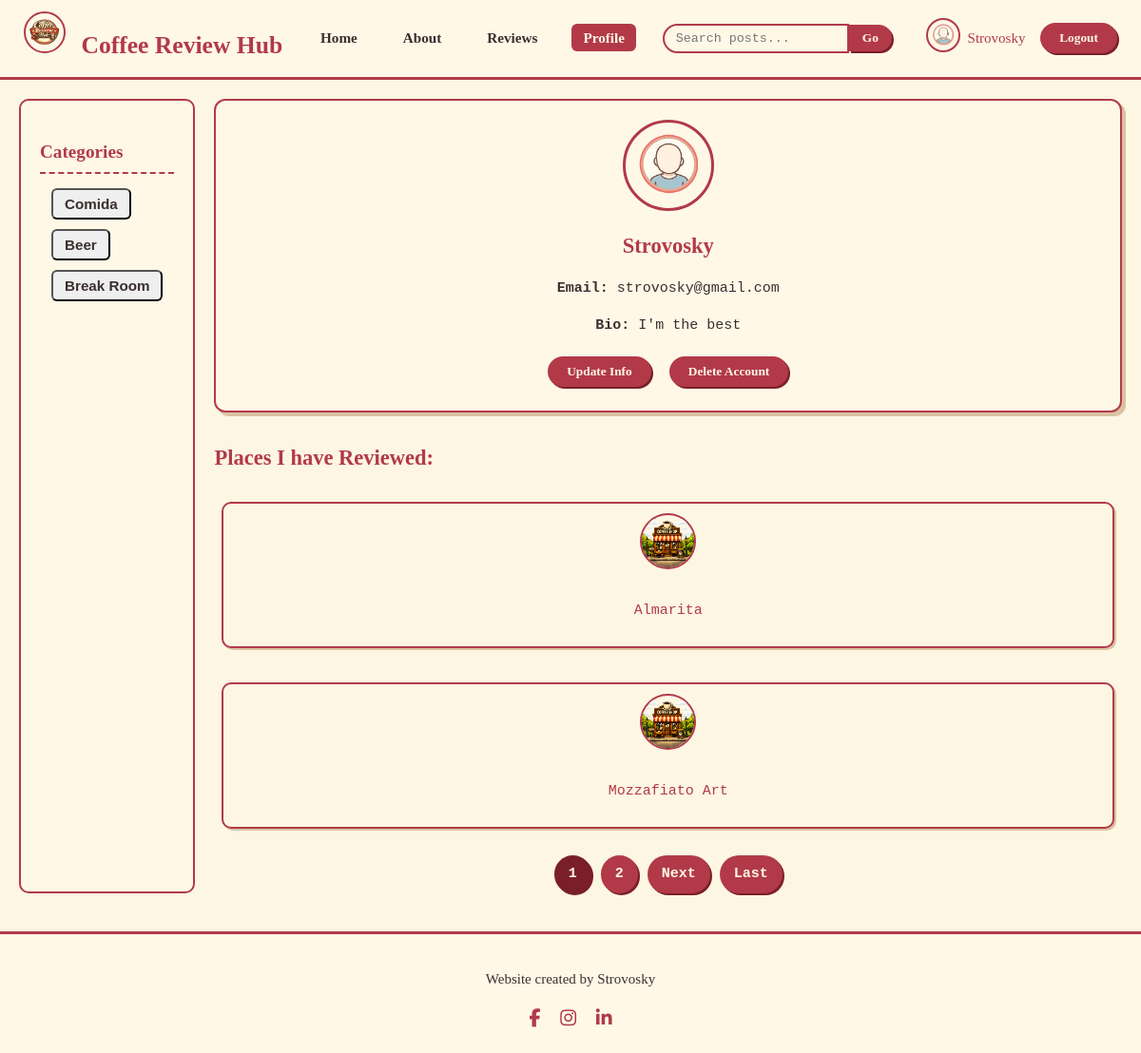
Before: /profile/1/ (signed in) with the older database file.
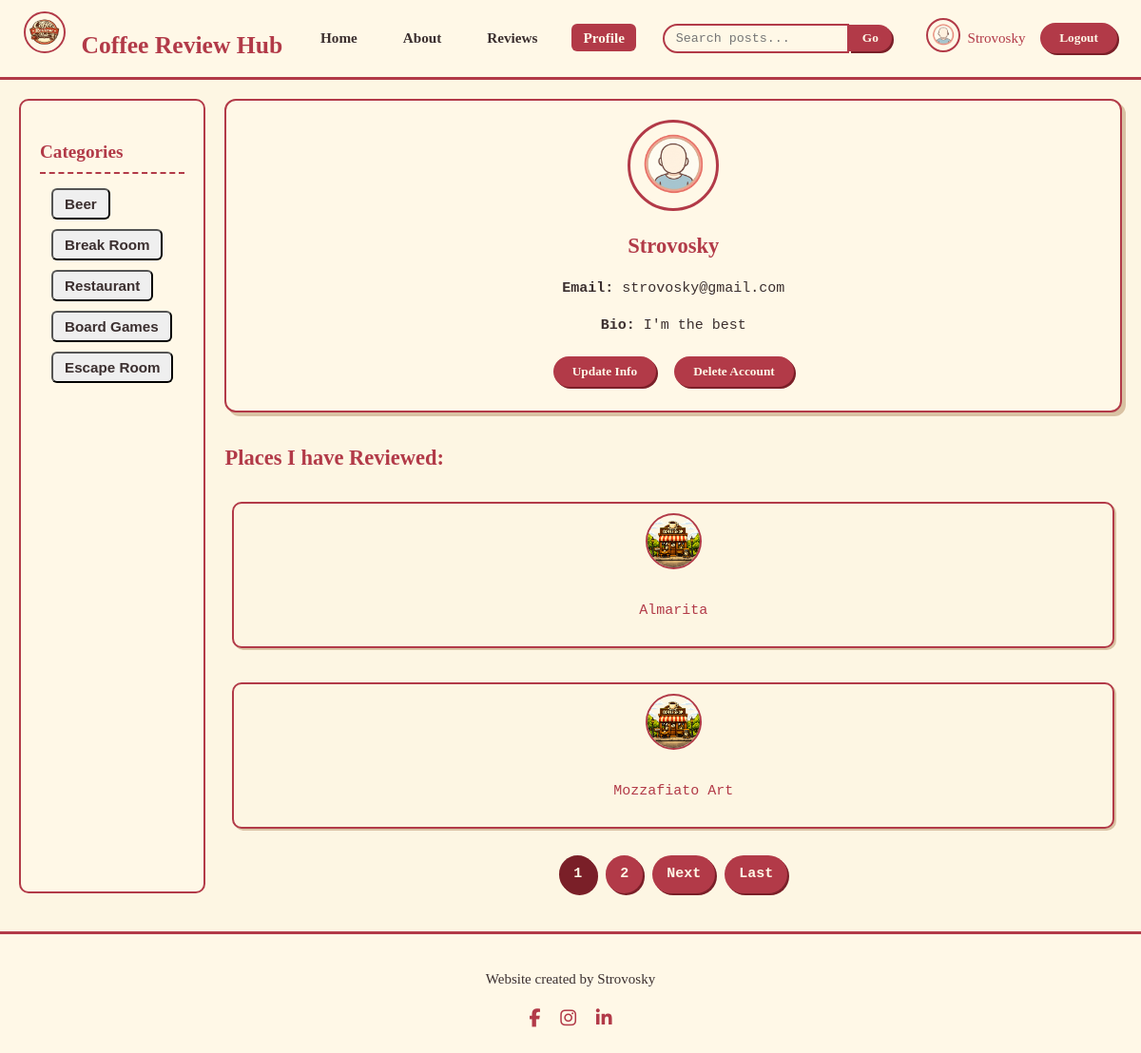
After: the same page with the newer database file.
### users/models.py (models this page shows, shortened)
class Profile(Model):
    bio = TextField(verbose_name="Bio", blank=True, null=True, max_length=500)
    user = OneToOneField(to=User, on_delete=CASCADE, null=False, blank=False)
    image = ImageField(default="default_pic.png", upload_to="profile_pics")

### blog/models.py (models this page shows, shortened)
class Category(Model):
    name = CharField(verbose_name="Name", max_length=100)
    place = ManyToManyField(to=Place, verbose_name="Place")

class Place(Model):
    user = ForeignKey(to=User, on_delete=SET_NULL, null=True, blank=True)
    name = CharField(verbose_name="Name", max_length=100, unique=True)
    address = CharField(verbose_name="Address", max_length=150, null=True, blank=True)
    phone = IntegerField(verbose_name="Telephone", null=True, blank=True)
    description = TextField(verbose_name="Description", max_length=1000)
    image = ImageField(default="default_place.png", upload_to="place_pics")

### users/views.py (the view)
# urls.py: path("profile/<int:pk>/", profile, name="profile"),
@login_required
def profile(request, pk):
    context = {"categories":Category.objects.all()}
    if pk != request.user.pk:
        other_user = get_object_or_404(User, pk=pk)
        context["other_user"] = other_user
        places_i_reviewed = Place.objects.filter(review__user=other_user).order_by("id").distinct()
    else:
        places_i_reviewed = Place.objects.filter(review__user=request.user).order_by("id").distinct()
    places_i_reviewed_paginated = Paginator(places_i_reviewed, 2)
    try:
        page_obj = places_i_reviewed_paginated.get_page(request.GET.get("page"))
    except EmptyPage:
        page_obj = places_i_reviewed_paginated.get_page(1)
    except PageNotAnInteger:
        page_obj = places_i_reviewed_paginated.get_page(1)
    context["page_obj"] = page_obj
    return render(request, "users/profile.html", context)

### users/templates/users/profile.html (shortened to what this page needs)
{% extends 'blog/index.html' %}
{% block navbar_buttons %}
  {% if user.is_authenticated %}
    <ul class="navbar-nav">
      <li><a class="nav-link" href="{% url 'blog_home' %}">Home</a></li>
      <li><a class="nav-link" href="{% url 'blog_about' %}">About</a></li>
      <li><a class="nav-link" href="{% url 'blog_places' %}">Reviews</a></li>
      <li><a class="nav-link active" href="{% url 'profile' user.id %}">Profile</a></li>
    </ul>
  {% else %}
    <ul class="navbar-nav">
      <li><a class="nav-link active" href="{% url 'blog_about' %}">About</a></li>
    </ul>
  {% endif %}
{% endblock navbar_buttons %}
{% block profile %}
  <main class="posts">
    <div class="profile">
      {% if other_user %}
        <img src="{{other_user.profile.image.url}}" alt="User Picture">
        <h2>{{other_user.username|title}}</h2>
        <p><strong>Email:</strong> {{other_user.email}}</p>
        <p><strong>Bio:</strong> {{other_user.profile.bio}}</p>
      {% else %}
        <img src="{{user.profile.image.url}}" alt="User Picture">
        <h2>{{user.username|title}}</h2>
        <p><strong>Email:</strong> {{user.email}}</p>
        <p><strong>Bio:</strong> {{user.profile.bio}}</p>
        <div class="actions">
          <a href="{% url 'update_user' %}"><button class="btn-primary">Update Info</button></a>
          <a href="{% url 'delete_user' %}"><button class="btn-primary">Delete Account</button></a>
        </div>
      {% endif %}
    </div>
    <section style="margin-top:30px;">
      <h2 style="color:#b23a48; font-family:'Georgia',serif;">Places I have Reviewed:</h2>
        {% for place in page_obj.object_list %}
        <div class="connected-users">
          <div class="connected-user">
            <img src="{{place.image.url}}" alt="Review">
            <a href="{% url 'detail' place.id %}"><p>{{place.name}}</p></a>
          </div>
        </div>
        {% endfor %}
      <div class="pagination">
        {% if page_obj.object_list|length != 0 %}
          {% for num in page_obj.paginator.page_range %}
            {% if num == page_obj.number %}
              <span class="btn-page active">{{ num }}</span>
            {% elif num > page_obj.number|add:"-3" and num < page_obj.number|add:3 %}
              <a href="?page={{num}}" class="btn-page">{{num}}</a>
            {% endif %}
          {% endfor %}
          {% if page_obj.has_next %}
            <a href="?page={{page_obj.next_page_number}}" class="btn-page">Next</a>
            <a href="?page={{page_obj.paginator.num_pages}}" class="btn-page">Last</a>
          {% endif %}
        {% else %}
        <p>This person hasn't reviewed any places yet.</p>
        {% endif %}
      </div>
{% endblock profile %}

### blog/templates/blog/index.html (shortened to what this page needs)
{% load static %}
{% load crispy_forms_tags %}
<!DOCTYPE html>
<html lang="en">
<head>
  <link rel="stylesheet" href="{% static 'blog/style.css' %}">
  <link rel="stylesheet" href="https://cdnjs.cloudflare.com/ajax/libs/font-awesome/6.5.0/css/all.min.css">
</head>
<body>
  <nav class="navbar">
    <div class="navbar-brand">
      <a class="nav-link active" href="{% url 'blog_home' %}">
        <img src="{% static 'blog/img/coffee_logo.png' %}" alt="Logo">
      Coffee Review Hub
      </a>
    </div>
    {% block navbar_buttons %}{% endblock navbar_buttons %}
    {% block search_bar %}
        {% if user.is_authenticated %}
           <form method="get" action="{% url 'blog_places' %}">
            <div class="search-bar">
              <input name="search_word" type="text" placeholder="Search posts...">
              <button type="submit" class="btn-primary" name="search_btn" value="pressed">Go</button>
            </div>
           </form>
        {% endif %}
    {% endblock search_bar %}
    {% block current_user %}
      {% if user.is_authenticated %}
        <div class="nav-user">
          <a href="{% url 'profile' user.id %}"><img src="{{user.profile.image.url}}" class="img-fluid" alt="User"></a>
          <a href="{% url 'profile' user.id %}"><span>{{user.username|title}}</span></a>
        </div>
      {% endif %}
    {% endblock current_user %}
    {% block sign_buttons %}
      {% if user.is_authenticated %}
        <form method="post" action="{% url 'logout' %}">
          <button type="submit" class="btn-primary">Logout</button>
        </form>
      {% else %}
          <a href="{% url 'signin' %}"><button class="btn-primary">Login</button></a>
          <a href="{% url 'register' %}"><button class="btn-primary">Signup</button></a>
      {% endif %}
    {% endblock sign_buttons %}
  </nav>
  <div class="main-layout">
    {% block category_bar %}
      {% if user.is_authenticated %}
        <aside class="sidebar">
          <h3>Categories</h3>
          <form type="get" action="{% url 'blog_places' %}">
            {% for category in categories %}
              <ul class="navbar-nav">
                <li><input name="category_opt" type="submit" class="nav-link" value="{{category.name|title}}"></li>
              </ul>
            {% endfor %}
          </form>
        </aside>
      {% endif %}
    {% endblock category_bar %}
    {% block profile %}{% endblock profile %}
  </div>
  <footer class="footer">
    <p>Website created by Strovosky</p>
    <div class="social-icons">
      <a href="https://www.facebook.com/strovosky/" target="_blank" rel="noopener noreferrer">
        <i class="fab fa-facebook-f"></i>
      </a>
      <a href="https://www.instagram.com/strovosky?igsh=amlnbm41Z3ltdHJ4" target="_blank" rel="noopener noreferrer">
        <i class="fab fa-instagram"></i>
      </a>
      <a href="https://www.linkedin.com/in/strovosky/" target="_blank" rel="noopener noreferrer">
        <i class="fab fa-linkedin-in"></i>
      </a>
    </div>
  </footer>
</body>
</html>

### blog/static/blog/style.css (style rules this page uses)
body { font-family: 'Courier New', 'Lucida Console', monospace; font-size: 15px; background-color: #fdf6e3; color: #3b2f2f; margin: 0; line-height: 1.6; }
a { text-decoration: none; color: #b23a48; transition: all 0.3s ease; }
.navbar { background: #fff8e7; border-bottom: 3px solid #b23a48; padding: 12px 25px; display: flex; align-items: center; justify-content: space-between; font-family: 'Georgia', serif; }
.navbar-brand { font-size: 1.6rem; font-weight: bold; color: #b23a48; display: flex; align-items: center; }
.navbar-brand img { height: 40px; margin-right: 10px; border-radius: 50%; border: 2px solid #b23a48; }
.navbar-nav { display: flex; align-items: center; list-style: none; margin: 0; padding: 0; }
.navbar-nav li { margin: 0 12px; }
.navbar-nav .nav-link { padding: 6px 12px; font-size: 0.95rem; font-weight: 600; color: #3b2f2f; border-radius: 6px; }
.navbar-nav .nav-link.active, .navbar-nav .nav-link:hover { background: #b23a48; color: #fff8e7; }
.btn-primary { background-color: #b23a48; border: none; border-radius: 20px; color: #fff8e7; font-weight: bold; padding: 8px 20px; cursor: pointer; font-family: 'Georgia', serif; box-shadow: 2px 2px 0px #7a1f28; }
.nav-user { display: flex; align-items: center; margin-left: 20px; }
.nav-user img { height: 32px; width: 32px; border-radius: 50%; margin-right: 8px; border: 2px solid #b23a48; }
.search-bar { display: flex; align-items: center; }
.search-bar input { border: 2px solid #b23a48; border-radius: 20px 0 0 20px; padding: 6px 12px; background-color: #fff8e7; font-family: 'Courier New', monospace; }
.search-bar button { border-radius: 0 20px 20px 0; padding: 6px 14px; }
.sidebar { background: #fff8e7; padding: 20px; border: 2px solid #b23a48; border-radius: 10px; font-family: 'Georgia', serif; }
.sidebar h3 { margin-bottom: 15px; font-size: 1.2rem; color: #b23a48; border-bottom: 2px dashed #b23a48; padding-bottom: 5px; }
.sidebar ul { list-style: none; padding: 0; }
.sidebar ul li { margin-bottom: 10px; }
.profile { background: #fff8e7; padding: 20px; border-radius: 12px; border: 2px solid #b23a48; box-shadow: 4px 4px 0px #d9c2a3; text-align: center; }
.profile img { height: 90px; width: 90px; border-radius: 50%; margin-bottom: 10px; border: 3px solid #b23a48; }
.profile h2 { margin: 0; color: #b23a48; font-family: 'Georgia', serif; }
.profile .actions { margin-top: 15px; }
.profile .actions button { margin: 5px; }
.connected-users { display: flex; flex-wrap: wrap; margin-top: 20px; justify-content: center; }
.connected-user { background: #fdf6e3; padding: 10px; margin: 8px; border-radius: 10px; border: 2px solid #b23a48; flex: 1 1 150px; text-align: center; box-shadow: 2px 2px 0px #d9c2a3; }
.connected-user img { height: 55px; width: 55px; border-radius: 50%; margin-bottom: 8px; border: 2px solid #b23a48; }
.pagination { display: flex; justify-content: center; margin-top: 20px; }
.pagination .btn-page { margin: 0 5px; padding: 8px 15px; border: none; border-radius: 20px; background: #b23a48; color: #fff8e7; cursor: pointer; font-weight: bold; text-decoration: none; box-shadow: 2px 2px 0px #7a1f28; }
.pagination .btn-page.active { background: #7a1f28; cursor: default; }
.main-layout { display: flex; margin: 20px; gap: 20px; }
.posts { flex: 1; }
.footer { background: #fff8e7; border-top: 3px solid #b23a48; text-align: center; padding: 20px; margin-top: 40px; font-family: 'Georgia', serif; color: #3b2f2f; }
.footer .social-icons { margin-top: 10px; }
.footer .social-icons a { color: #b23a48; margin: 0 8px; font-size: 1.2rem; transition: color 0.3s ease; }

Changed rows visible on the page:
removed Category: category_opt "Comida"
added Category: category_opt "Restaurant"
added Category: category_opt "Board Games"
added Category: category_opt "Escape Room"
